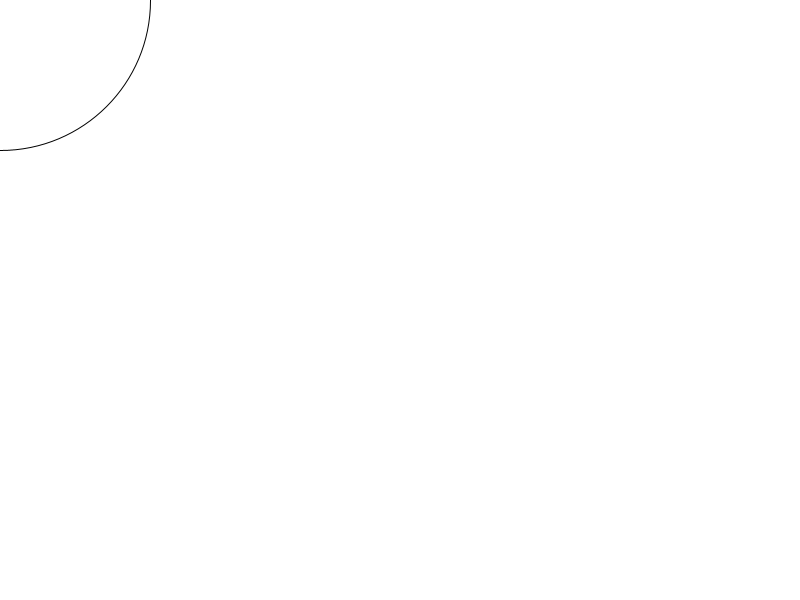
Frame 1 (no input)
Frame 60 (the mouse pressed at the canvas centre just before this capture): identical to frame 1, image omitted
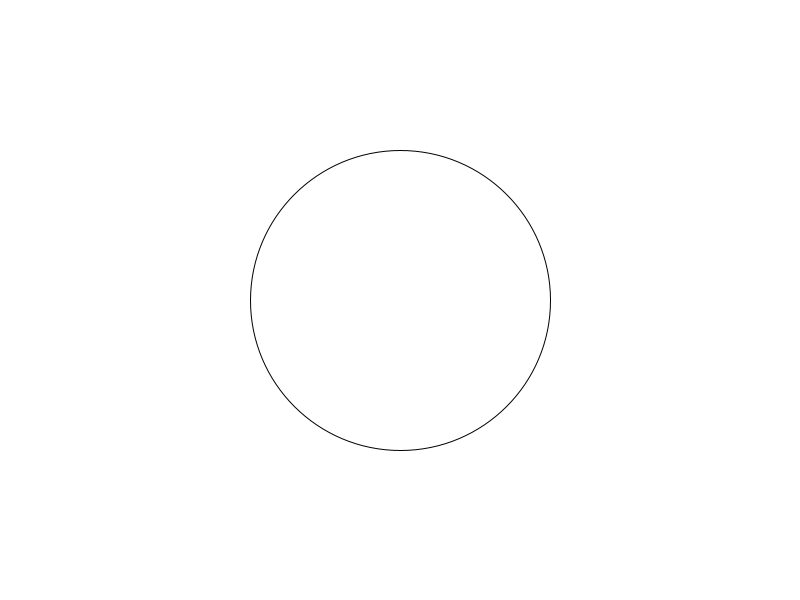
Frame 120 (the mouse held since frame 60 and released just before this capture)

The Processing sketch that drew these frames (run headless with seeded random() and noise(); from frame 60 on, the mouse is pressed at the canvas centre):

// Processing sketch: if_pressed
// ── if_pressed.pde
int x, y;

void setup() {
  size(800, 600);
}

void draw() {
  background(255, 255, 255);
  if (mousePressed) {
    x = mouseX;
    y = mouseY;
  }
  ellipse(x, y, 300, 300);
}
